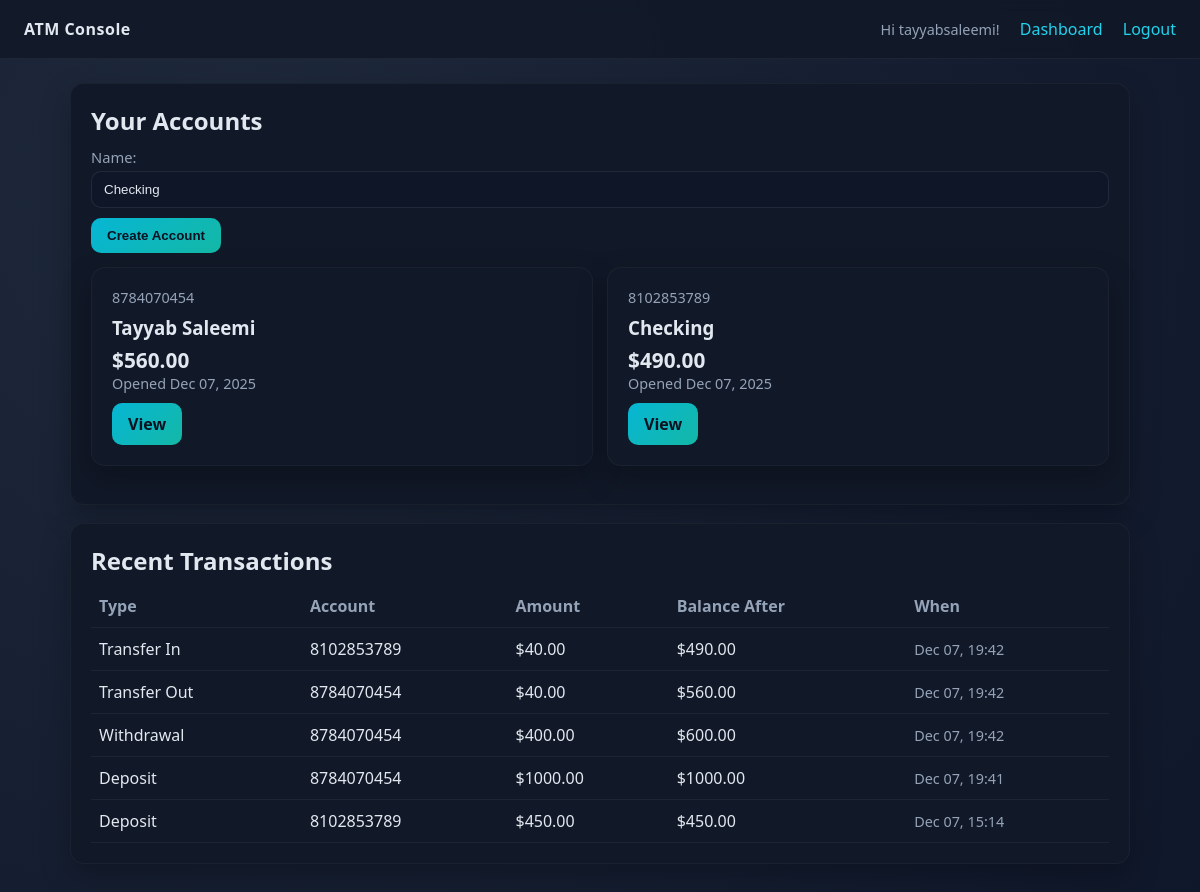
The app's page / (signed in) with its own data.
### atm/models.py (models this page shows, shortened)
class Account(models.Model):
    user = models.ForeignKey(User, on_delete=models.CASCADE, related_name="accounts")
    name = models.CharField(max_length=100, default="Checking")
    account_number = models.CharField(max_length=20, unique=True, default=generate_account_number)
    balance = models.DecimalField(max_digits=12, decimal_places=2, default=0)
    created_at = models.DateTimeField(auto_now_add=True)
    class Meta:
        ordering = ("-created_at",)

class Transaction(models.Model):
    class Type(models.TextChoices):
        DEPOSIT = "deposit", "Deposit"
        WITHDRAWAL = "withdrawal", "Withdrawal"
        TRANSFER_IN = "transfer_in", "Transfer In"
        TRANSFER_OUT = "transfer_out", "Transfer Out"
    account = models.ForeignKey(Account, on_delete=models.CASCADE, related_name="transactions")
    txn_type = models.CharField(max_length=20, choices=Type.choices)
    amount = models.DecimalField(max_digits=12, decimal_places=2)
    balance_after = models.DecimalField(max_digits=12, decimal_places=2)
    counterparty_account = models.CharField(max_length=20, blank=True)
    note = models.CharField(max_length=255, blank=True)
    created_at = models.DateTimeField(default=timezone.now)
    class Meta:
        ordering = ("-created_at", "-id")

### atm/views.py (the view)
# urls.py: path("", views.dashboard, name="dashboard"),
@login_required
def dashboard(request):
    accounts = Account.objects.filter(user=request.user)
    recent_transactions = Transaction.objects.filter(account__user=request.user)[:10]
    account_form = AccountCreateForm()
    return render(
        request,
        "atm/dashboard.html",
        {
            "accounts": accounts,
            "recent_transactions": recent_transactions,
            "account_form": account_form,
        },
    )

### atm/forms.py
class AccountCreateForm(forms.ModelForm):
    class Meta:
        model = Account
        fields = ("name",)

### atm/models.py (called while the page is built)
def generate_account_number() -> str:
    return str(uuid.uuid4().int)[-10:]

### templates/atm/dashboard.html (shortened to what this page needs)
{% extends "base.html" %}
{% block content %}
<div class="card">
    <h2>Your Accounts</h2>
    <form action="{% url 'create_account' %}" method="post" style="margin-top:10px;">
        {{ account_form.name.label_tag }}
        {{ account_form.name }}
        <button class="btn" type="submit">Create Account</button>
    </form>
    <div class="grid" style="margin-top:14px;">
        {% for account in accounts %}
            <div class="card">
                <div class="muted">{{ account.account_number }}</div>
                <h3 style="margin:8px 0 6px;">{{ account.name }}</h3>
                <div style="font-size:1.3rem; font-weight:700;">${{ account.balance }}</div>
                <div class="muted">Opened {{ account.created_at|date:"M d, Y" }}</div>
                <div style="margin-top:10px;">
                    <a class="btn" href="{% url 'account_detail' account.pk %}">View</a>
                </div>
            </div>
        {% empty %}
            <p class="muted">No accounts yet. Create one to begin.</p>
        {% endfor %}
    </div>
</div>
<div class="card">
    <h2>Recent Transactions</h2>
    <table>
        <thead>
            <tr>
                <th>Type</th>
                <th>Account</th>
                <th>Amount</th>
                <th>Balance After</th>
                <th>When</th>
            </tr>
        </thead>
        <tbody>
        {% for txn in recent_transactions %}
            <tr>
                <td>{{ txn.get_txn_type_display }}</td>
                <td>{{ txn.account.account_number }}</td>
                <td>${{ txn.amount }}</td>
                <td>${{ txn.balance_after }}</td>
                <td class="muted">{{ txn.created_at|date:"M d, H:i" }}</td>
            </tr>
        {% empty %}
            <tr><td colspan="5" class="muted">No activity yet.</td></tr>
        {% endfor %}
        </tbody>
    </table>
</div>
{% endblock %}

### templates/base.html (shortened to what this page needs)
{% load static %}
<!DOCTYPE html>
<html lang="en">
<head>
</head>
<body>
    <header>
        <div class="logo">ATM Console</div>
        <nav>
            {% if user.is_authenticated %}
                <span class="muted">Hi {{ user.username }}!</span>
                <a href="{% url 'dashboard' %}">Dashboard</a>
                <a href="{% url 'logout' %}">Logout</a>
            {% else %}
                <a href="{% url 'login' %}">Login</a>
                <a href="{% url 'signup' %}">Sign up</a>
            {% endif %}
        </nav>
    </header>
    <div class="container">
        {% block content %}{% endblock %}
    </div>
</body>
</html>

### templates/base.html (style rules this page uses)
:root { --bg: #0f172a; --panel: #111827; --accent: #22d3ee; --muted: #94a3b8; --text: #e2e8f0; --danger: #f87171; }
* { box-sizing: border-box; }
body { margin: 0; font-family: "Segoe UI", Tahoma, sans-serif; background: radial-gradient(circle at 20% 20%, #1e293b, var(--bg)); color: var(--text); min-height: 100vh; }
a { color: var(--accent); text-decoration: none; }
header { display: flex; justify-content: space-between; align-items: center; padding: 18px 24px; background: rgba(17, 24, 39, 0.8); border-bottom: 1px solid rgba(255,255,255,0.05); position: sticky; top: 0; backdrop-filter: blur(6px); }
.logo { font-weight: 700; letter-spacing: 0.5px; }
nav a { margin-left: 16px; }
.container { max-width: 1100px; margin: 24px auto 48px; padding: 0 20px; }
.card { background: var(--panel); border: 1px solid rgba(255,255,255,0.04); border-radius: 14px; padding: 20px; margin-bottom: 18px; box-shadow: 0 12px 30px rgba(0,0,0,0.25); }
.card h2 { margin-top: 0; margin-bottom: 8px; }
.grid { display: grid; grid-template-columns: repeat(auto-fit, minmax(260px, 1fr)); gap: 14px; }
.btn { display: inline-block; padding: 10px 16px; border-radius: 10px; border: none; background: linear-gradient(135deg, #06b6d4, #14b8a6); color: #0b1120; font-weight: 700; cursor: pointer; transition: transform 0.1s ease, box-shadow 0.2s ease; }
form { margin: 0; }
input, select { width: 100%; padding: 10px 12px; border-radius: 10px; border: 1px solid rgba(255,255,255,0.08); background: rgba(15, 23, 42, 0.6); color: var(--text); margin-bottom: 10px; }
label { display: block; margin: 6px 0 4px; color: var(--muted); font-size: 0.92rem; }
table { width: 100%; border-collapse: collapse; }
th, td { padding: 10px 8px; border-bottom: 1px solid rgba(255,255,255,0.05); text-align: left; }
th { color: var(--muted); font-weight: 600; }
.muted { color: var(--muted); font-size: 0.9rem; }

### records on screen
Account: account_number "8784070454", name "Tayyab Saleemi", balance "560.00", created_at "Dec 07, 2025"
Account: account_number "8102853789", name "Checking", balance "490.00", created_at "Dec 07, 2025"
Transaction: txn_type "Transfer In", account.account_number "8102853789", amount "40.00", balance_after "490.00", created_at "Dec 07, 19:42"
Transaction: txn_type "Transfer Out", account.account_number "8784070454", amount "40.00", balance_after "560.00", created_at "Dec 07, 19:42"
Transaction: txn_type "Withdrawal", account.account_number "8784070454", amount "400.00", balance_after "600.00", created_at "Dec 07, 19:42"
Transaction: txn_type "Deposit", account.account_number "8784070454", amount "1000.00", balance_after "1000.00", created_at "Dec 07, 19:41"
Transaction: txn_type "Deposit", account.account_number "8102853789", amount "450.00", balance_after "450.00", created_at "Dec 07, 15:14"

### other values on screen
{{ user.username }} "tayyabsaleemi"
{{ account_form.name.label_tag }} "Name:"
